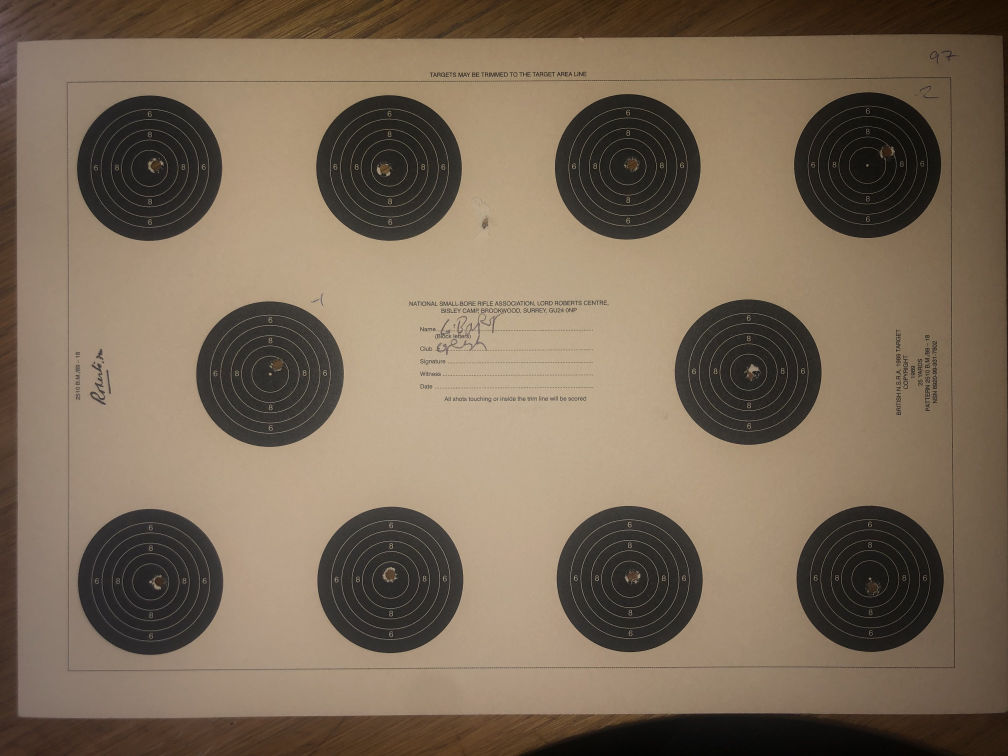
#> input picture Magpi3/static/1716114947.892016.jpg, 4032 x 3024 px (shown at 1/4 size)
$ python -i compVision.py   (imports and definitions only)
#> lines starting #> are read from the running program, lines starting #| are printed output that depends on the picture

import cv2 as cv
import numpy as np
import os
import time

import mathFunctions


def locateDiagrams(file):
    # Loads an image
#> called with file = 'static/1716114947.892016.jpg'
    src = cv.imread(file)
#> src is the input picture: shape (3024, 4032, 3); mean B, G, R 88.4, 107.2, 123.8
    # Check if image is loaded fine
    if src is None:
        raise Exception("No image file supplied to diagrams()")

    gray = cv.cvtColor(src, cv.COLOR_BGR2GRAY)
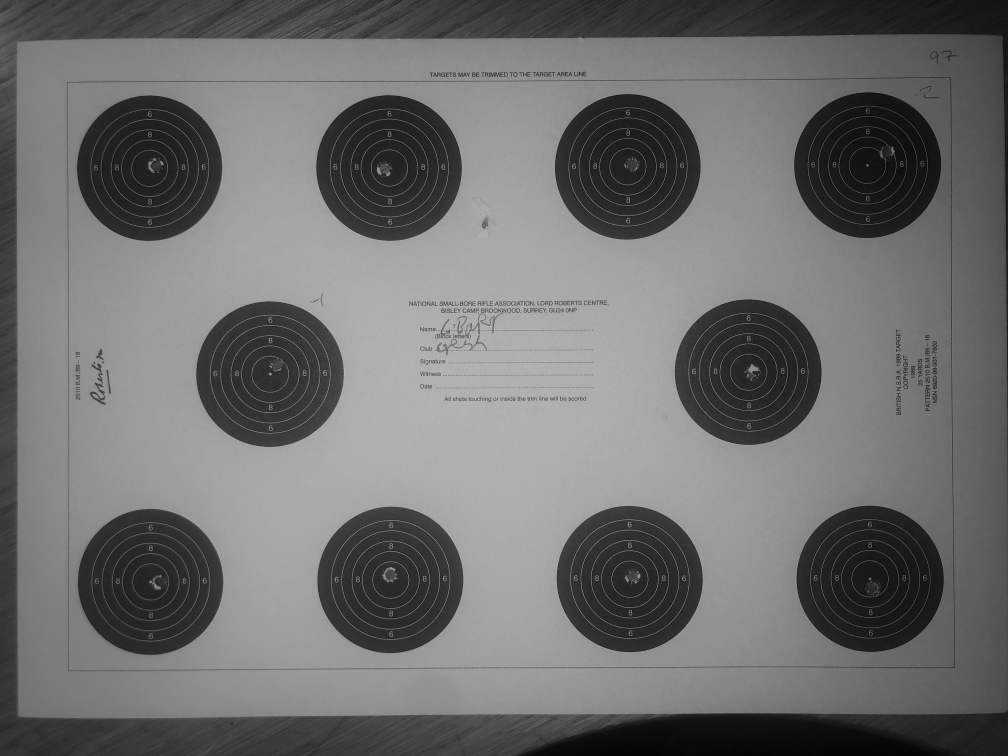
#> gray: shape (3024, 4032) (shown at 1/4 size); min 0, max 218, mean 110
    gray = cv.medianBlur(gray, 35)

    rows = gray.shape[0]
#> rows = 3024
    # min and max radius calibrated to diagram outline
    circles = cv.HoughCircles(gray, cv.HOUGH_GRADIENT, 1, rows / 8,
                              param1=100, param2=30,
                              minRadius=250, maxRadius=400)
#> circles = [[598.5, 672.5, 290.5], [2993.5, 1488.5, 291.4], [1555.5, 672.5, 290.9], [1560.5, 2319.5, 291.6], [2510.5, 666.5, 290.9], [2519.5, 2314.5, 293], [601.5, 2328.5, 289.9], [3469.5, 658.5, 293.3], [3478.5, 2317.5, 294.7], [1078.5, 1502.5, 297.1]]

    circlesArr = []
    if circles is not None:
        circles = np.uint16(np.around(circles))
#> circles = [[598, 672, 290], [2994, 1488, 291], [1556, 672, 291], [1560, 2320, 292], [2510, 666, 291], [2520, 2314, 293], [602, 2328, 290], [3470, 658, 293], [3478, 2318, 295], [1078, 1502, 297]]
        for i in circles[0, :]:
            center = (i[0], i[1])
            # circle center
            cv.circle(src, center, 1, (0, 100, 100), 3)
            # circle outline
            radius = i[2]
            cv.circle(src, center, radius, (255, 0, 255), 3)

            circleData = [center, radius]
            circlesArr.append(circleData)
#> this loop made 10 passes
#> (radius, circleData) on passes 1 to 10: (290, [(598, 672), 290]), (291, [(2994, 1488), 291]), (291, [(1556, 672), 291]), (292, [(1560, 2320), 292]), (291, [(2510, 666), 291]), (293, [(2520, 2314), 293]), (290, [(602, 2328), 290]), (293, [(3470, 658), 293]), (295, [(3478, 2318), 295]), (297, [(1078, 1502), 297])
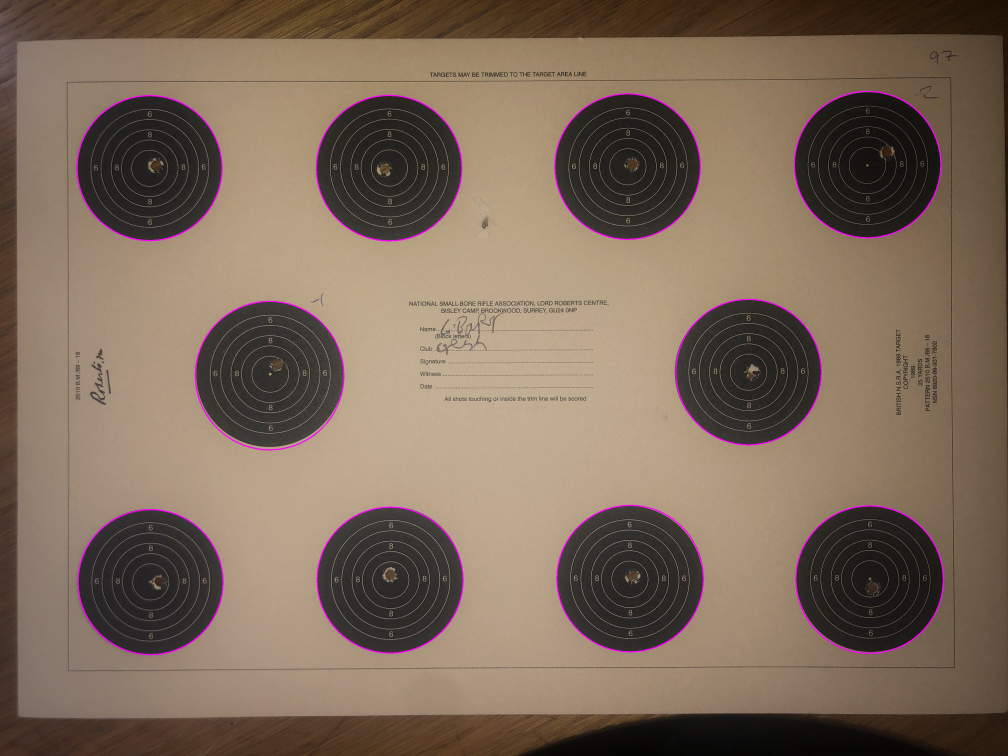
#> src: shape (3024, 4032, 3) (shown at 1/4 size); mean B, G, R 89.7, 106.5, 124.9
#> after the loop, circlesArr = [[(598, 672), 290], [(2994, 1488), 291], [(1556, 672), 291], [(1560, 2320), 292], [(2510, 666), 291], [(2520, 2314), 293], [(602, 2328), 290], [(3470, 658), 293], [(3478, 2318), 295], [(1078, 1502), 297]]

    # cv.imwrite(f'./static/targets/DiagramsDetected-{time.time()}.jpg', src) ############################################

    return circlesArr


# [39 lines left out: function orderDiagrams, not called in this run]


def orderCentersByX(centers, reverse):
    return sorted(centers, key=lambda x: x[0], reverse=reverse)


# [159 lines left out: functions extractDiagramInfo, locateShot, increaseImgBrightness, resolveVector, scaleVectors, getAllVectors, not called in this run]


# [27 lines not run here, left out]

>>> result = locateDiagrams('static/1716114947.892016.jpg')
#> result has the same summary as circlesArr in locateDiagrams
